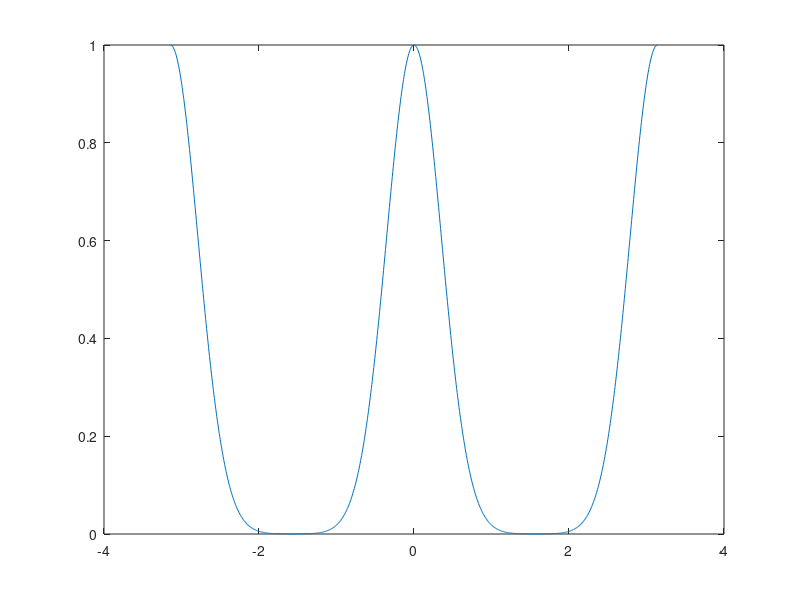
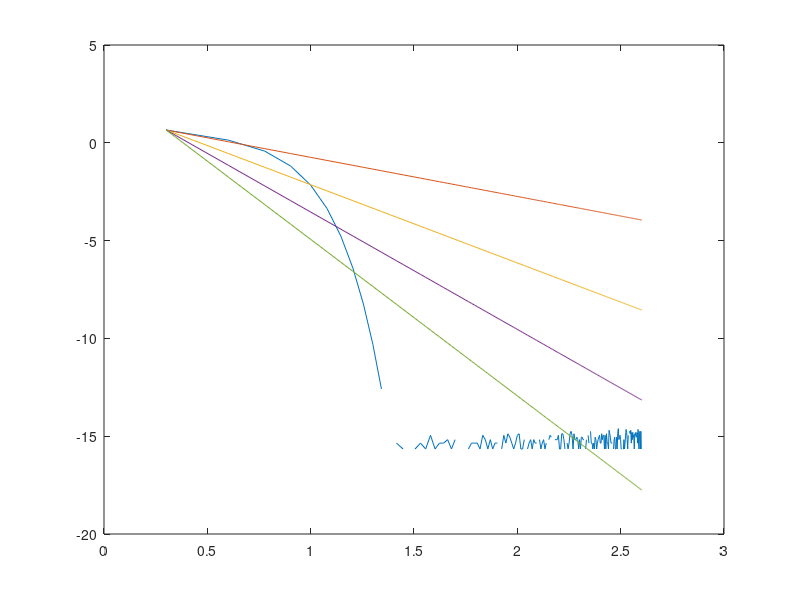

Here is the MATLAB script that generated these plots, in order:
clear all; close all; clc; format shorte; rng(123);


f = @(x) exp(-4*x.^2) + exp(-4*(abs(x)-pi).^2);


x = linspace(-pi,pi,1000)';
plot(x,f(x));
%print('fig01.eps','-depsc');

figure;

m = 200;
err = zeros(m,1);
for j = 1:m
    n = 2*j;
    h = 2*pi/n;
    x = -pi:h:pi-h;
    v = h*sum(f(x));
    err(j) = abs(v - sqrt(pi));
end

ms = 2*(1:m);
plot(log10(ms),log10(err)); hold all;
for j = 2:2:8
    ref = log10(ms.^-j) - log10(2^-j)+log10(err(1));
    plot(log10(ms),ref)
end

